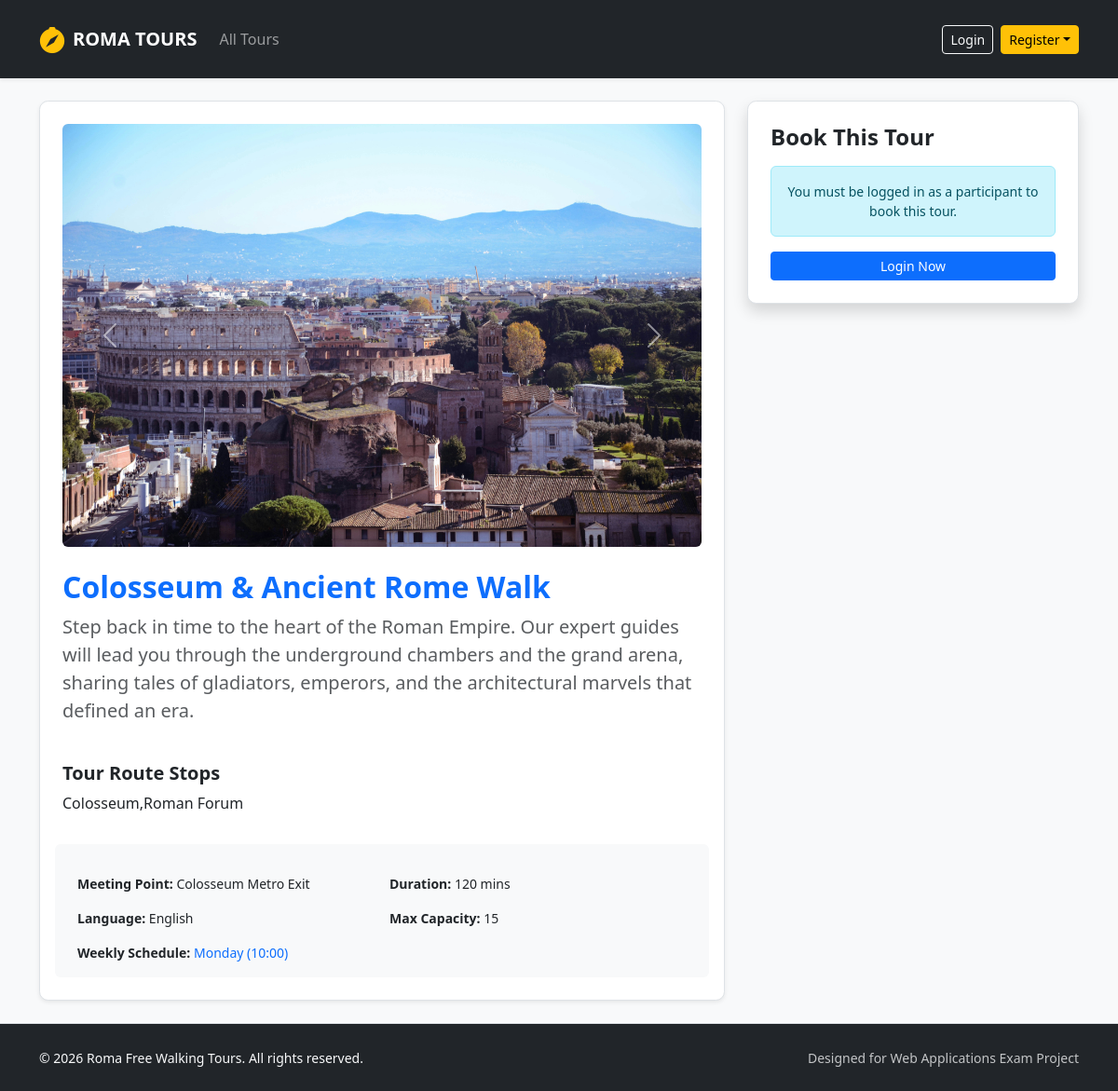
The app's page /tour/detail/1 with its own data.
### tables this page shows
CREATE TABLE tours (
            id INTEGER PRIMARY KEY AUTOINCREMENT,
            guide_id INTEGER NOT NULL,
            title TEXT NOT NULL,
            meeting_point TEXT NOT NULL,
            duration INTEGER NOT NULL,
            language TEXT NOT NULL,
            max_participants INTEGER NOT NULL,
            description TEXT NOT NULL,
            stops TEXT NOT NULL,
            photos TEXT NOT NULL,
            FOREIGN KEY (guide_id) REFERENCES users(id) ON DELETE CASCADE
        );

### routes/participant_routes.py (the view)
@participant_bp.route("/tour/detail/<int:tour_id>")
def tour_detail(tour_id):
    tour = tours_dao.get_tour_by_id(tour_id)
    if not tour:
        flash("Tour not found.", "danger")
        return redirect(url_for("home"))
    photos_list = tour['photos'].split(',') if tour['photos'] else []
    return render_template("tour_detail.html", tour=tour, photos=photos_list)

### dao/tours_dao.py (called while the page is built)
def get_tour_by_id(p_tour_id):
    query = """
        SELECT t.*, GROUP_CONCAT(ts.day_of_week || ' (' || ts.start_time || ')', ', ') as schedule
        FROM tours t
        LEFT JOIN tour_schedule ts ON t.id = ts.tour_id
        WHERE t.id = ?
        GROUP BY t.id
    """
    conn = sqlite3.connect("roma_tours.db")
    conn.row_factory = sqlite3.Row
    cursor = conn.cursor()
    cursor.execute(query, (p_tour_id,))
    tour = cursor.fetchone()
    conn.close()
    return tour

### templates/tour_detail.html (shortened to what this page needs)
{% extends 'base.html' %}
{% block content %}
<div class="col-md-8">
  <div class="card shadow-sm border p-4 mb-4">
    <div id="tourCarousel" class="carousel slide mb-4" data-bs-ride="carousel">
      <div class="carousel-inner">
        {% for photo in photos %}
        <div class="carousel-item {{ 'active' if loop.first }}">
          <img src="{{ url_for('static', filename='images/' + photo.strip()) }}"
               class="d-block w-100 rounded"
               alt="Tour Photo">
        </div>
        {% endfor %}
      </div>
      <button class="carousel-control-prev" type="button" data-bs-target="#tourCarousel" data-bs-slide="prev">
        <span class="carousel-control-prev-icon"></span>
      </button>
      <button class="carousel-control-next" type="button" data-bs-target="#tourCarousel" data-bs-slide="next">
        <span class="carousel-control-next-icon"></span>
      </button>
    </div>
    <h2 class="text-primary fw-bold">{{ tour.title }}</h2>
    <p class="lead text-muted">{{ tour.description }}</p>
    <h5 class="mt-4 fw-bold">Tour Route Stops</h5>
    <p>{{ tour.stops }}</p>
    <div class="row g-3 mt-3 bg-light p-3 rounded small">
      <div class="col-6"><strong>Meeting Point:</strong> {{ tour.meeting_point }}</div>
      <div class="col-6"><strong>Duration:</strong> {{ tour.duration }} mins</div>
      <div class="col-6"><strong>Language:</strong> {{ tour.language }}</div>
      <div class="col-6"><strong>Max Capacity:</strong> {{ tour.max_participants }}</div>
      <div class="col-12">
        <strong>Weekly Schedule:</strong>
        <span class="text-primary">{{ tour.schedule }}</span>
      </div>
    </div>
  </div>
</div>
<div class="col-md-4">
  <div class="card shadow border p-4">
    <h4 class="fw-bold mb-3">Book This Tour</h4>
    {% if current_user.is_authenticated and current_user.role == 'participant' %}
    <form action="{{ url_for('participant.book_tour', tour_id=tour.id) }}" method="POST">
      <div class="mb-3">
        <label for="txt_date" class="form-label small fw-bold">Choose Date</label>
        <input type="date" class="form-control" name="txt_date" id="txt_date" required>
      </div>
      <div class="mb-3">
        <label for="txt_count" class="form-label small fw-bold">Additional Guests</label>
        <select class="form-select" name="txt_count" id="txt_count" onchange="generateInputs()">
          <option value="0">Just Me (0 extra)</option>
          <option value="1">+1 Guest</option>
          <option value="2">+2 Guests</option>
          <option value="3">+3 Guests</option>
        </select>
      </div>
      <div id="nameInputs" class="mb-3"></div>
      <button type="submit" class="btn btn-success w-100 py-2 fw-bold shadow-sm">Confirm Booking</button>
    </form>
    {% elif current_user.is_authenticated %}
      <div class="alert alert-warning small text-center">Only logged-in participants can make a booking.</div>
    {% else %}
      <div class="alert alert-info small text-center mb-3">You must be logged in as a participant to book this tour.</div>
      <a href="{{ url_for('auth.login') }}" class="btn btn-primary w-100 btn-sm">Login Now</a>
    {% endif %}
  </div>
</div>
{% endblock %}

### static/css/styles.css (style rules this page uses)
body { background-color: #f8f9fa; font-family: 'Segoe UI', Tahoma, Geneva, Verdana, sans-serif; font-size: 1rem; }
.card { border: none; border-radius: 0.6rem; transition: transform 0.2s ease, box-shadow 0.2s ease; }

### records on screen
tours: title "Colosseum & Ancient Rome Walk", description "Step back in time to the heart of the Roman Empire. Our expert guides will lead you through the underground chambers and the grand arena, sharing tales of gladiators, emperors, and the architectural marvels that defined an era.", stops "Colosseum,Roman Forum", meeting_point "Colosseum Metro Exit", duration "120", language "English", max_participants "15"

### other values on screen
{{ tour.schedule }} "Monday (10:00)"
